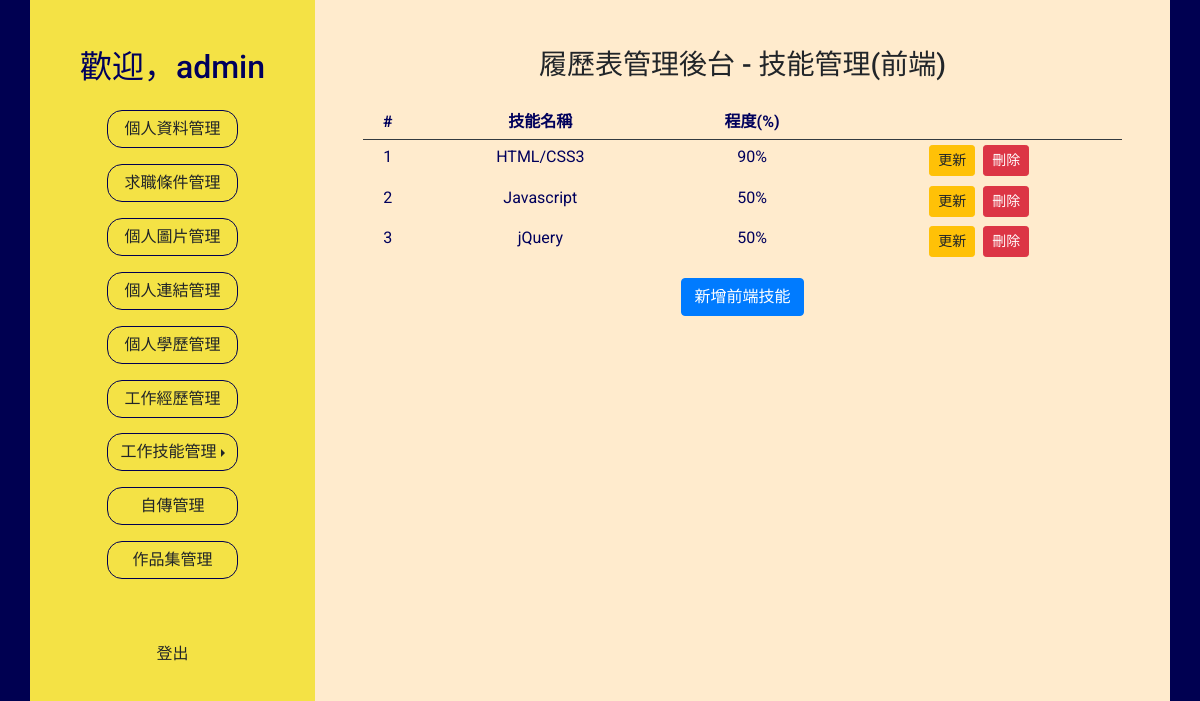
The page /main.php?do=skill_front (signed in) on the database as committed earlier.
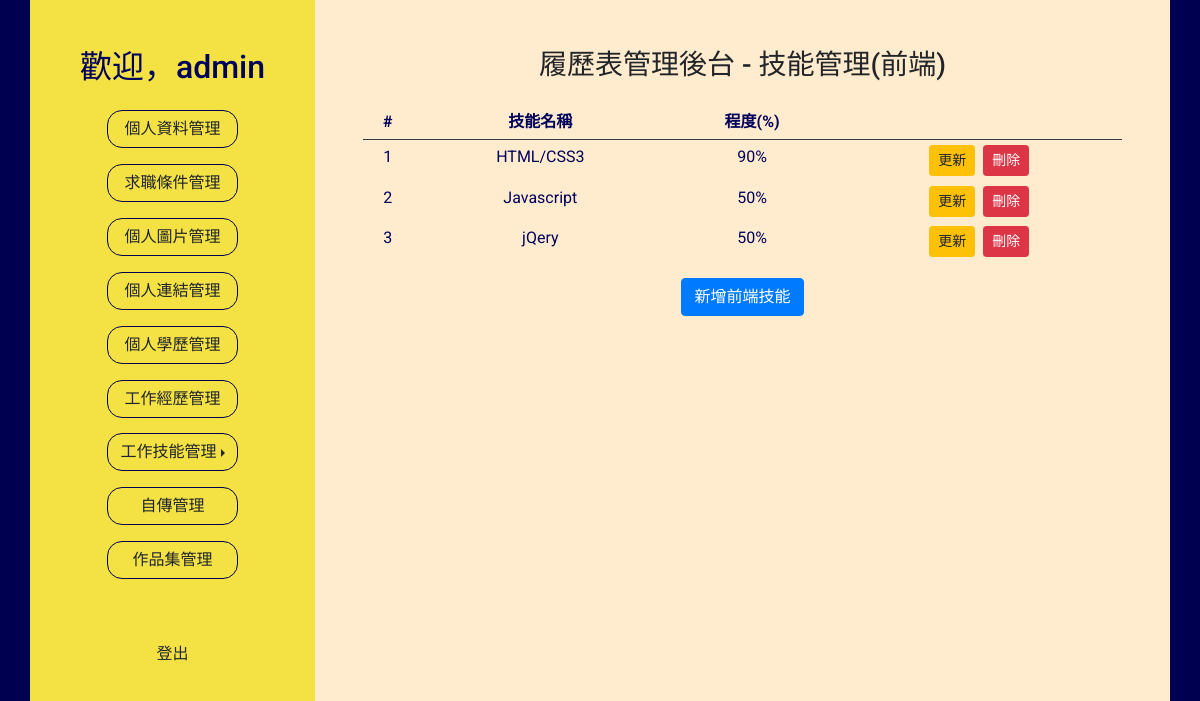
The same page on the database as committed later.
### tables this page shows
CREATE TABLE `resume_skillfront` (
  `id` int(10) UNSIGNED NOT NULL,
  `userid` int(10) UNSIGNED NOT NULL,
  `name` varchar(30) NOT NULL,
  `level` varchar(3) NOT NULL
);

### base.php (called while the page is built, shortened)
<?php
class DB{
  private $dsn  = "mysql:host=localhost;charset=utf8;dbname=resume";
  private $root = "root";
  private $password = "";
  private $table = "";
  private $pdo;
  public function __construct($table){
    $this->table = $table;
    $this->pdo = new PDO($this->dsn,$this->root,$this->password);
  }
  public function all(...$arg){
    $sql = "select * from `$this->table`";
    if(!empty($arg[0]) && is_array($arg[0])){
      foreach ($arg[0] as $key => $value){
        $tmp[]= sprintf("`%s`='%s'",$key,$value);
      }
      $sql = $sql . " where " . implode( " && " , $tmp);
    }
    return $this->pdo->query($sql)->fetchAll(PDO::FETCH_ASSOC);
  }
}
?>

### backend/skill_front.php (the view, shortened to what this page needs)
<h3>履歷表管理後台 - 技能管理(前端)</h3>
<table class="table table-sm text-center table-borderless mt-3">
  <thead>
    <tr class="border-bottom border-dark ">
      <th>#</th>
      <th>技能名稱</th>
      <th>程度(%)</th>
      <th></th>
    </tr>
  </thead>
  <tbody>
    <tr>
      <?php
      $db = new DB("resume_skillfront");
      $rows = $db->all(["userid" => $userid]);
      foreach ($rows as $key => $row) {
        echo "<td>" . ($key + 1) . "</td>";
        echo "<td>" . $row['name'] . "</td>";
        echo "<td>" . $row['level'] . "%" . "</td>";
      ?>
        <td>
          <button class="btn btn-warning btn-sm mr-1 ubtn" data-toggle="modal" data-target="#Modal2" id="<?= $row['id'] ?>">更新
          </button><button class="btn btn-danger btn-sm ml-1" onclick="del_front(<?= $row['id'] ?>)">刪除</button>
        </td>
    </tr>
  <?php  }  ?>
  </tbody>
</table>
<button type="button" class="btn btn-primary" data-toggle="modal" data-target="#Modal1">新增前端技能</button>

### main.php (shortened to what this page needs)
<?php include_once "base.php" ?>
<!DOCTYPE html>
<html lang="en">
<head>
  <link rel="stylesheet" href="css/bootstrap.min.css">
  <link rel="stylesheet" href="css/style.css">
  <link rel="stylesheet" href="https://use.fontawesome.com/releases/v5.13.1/css/all.css">
</head>
<body>
  <div class="container">
    <div class="row">
      <div id="side" class="col-3 d-flex flex-column justify-content-start align-items-center">
        <h1 class="mb-3 mt-5">歡迎，<?= $_SESSION['username'] ?></h1>
        <div class="btn-group-vertical ">
          <button type="button" class="btn" onclick="location.href='?do=profile'">個人資料管理</button>
          <button type="button" class="btn" onclick="location.href='?do=condition'">求職條件管理</button>
          <button type="button" class="btn" onclick="location.href='?do=picture'">個人圖片管理</button>
          <button type="button" class="btn" onclick="location.href='?do=link'">個人連結管理</button>
          <button type="button" class="btn" onclick="location.href='?do=study'">個人學歷管理</button>
          <button type="button" class="btn" onclick="location.href='?do=work'">工作經歷管理</button>
          <div class="btn-group dropright">
            <button id="btnGroupVerticalDrop2" type="button" class="btn dropdown-toggle" data-toggle="dropdown">工作技能管理</button>
          </div>
          <button type="button" class="btn" onclick="location.href='?do=self'">自傳管理</button>
          <button type="button" class="btn" onclick="location.href='?do=prot'">作品集管理</button>
        </div>
        <button class="btn mt-5" onclick="location.replace('api/logout.php')">登出</button>
      </div>
      <div id="becontent" class="col-9 px-5">
        <div class="container">
          <div class="row justify-content-center align-items-center mt-5">
            <?php
            $userid = $_SESSION['userid'];
            $do = (!empty($_GET['do'])) ? $_GET['do'] : 'profile';
            $file = 'backend/' . $do . ".php";
            if (file_exists($file)) {
              include $file;
            } else {
              include "backend/profile.php";
            }
            ?>
        </div>
      </div>
    </div>
  </div>
</body>
</html>

### css/style.css (style rules this page uses)
body { margin:0; padding:0; font-family: 'Josefin Sans','Noto Sans TC','Caveat','Lobster','Roboto' ,sans-serif; background-color: #000051; overflow: hidden; }
#becontent { background-color: blanchedalmond; width: 100%; height: 100vh; overflow: scroll; }
#profile,#side { background-color: #F4E245; height: 100vh; color: #00005c; }
.table { color:#00005c !important; }
#side .btn-group-vertical button { border-radius: 15px; border: 1px solid #000051; margin: 0.5rem auto; transition: all 0.5s linear; }
#side h1 { font-size: 2rem; }

Rows that differ between the two databases and show on the page:
removed resume_skillfront: name "jQuery", level "50"
added resume_skillfront: name "jQery", level "50"
